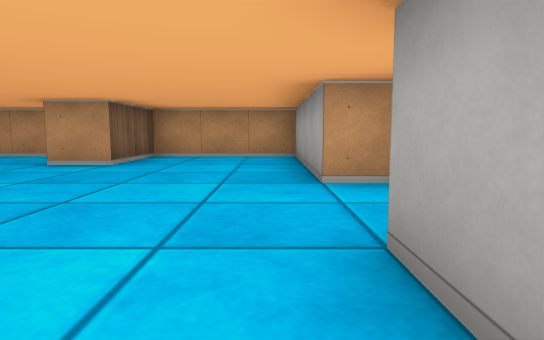
[1] (above)

23 first-person views from a walk through a cub3D maze. The camera is about half as high as the walls, tilts 6° down and sees 75° across. The floor is counted in squares. Each view is taken from the middle of a square. On the plan, view 1 faces up. The plan holds only what a view shows up to about 9 squares ahead; the rest is blank. The place goes on beyond the plan.

[2]
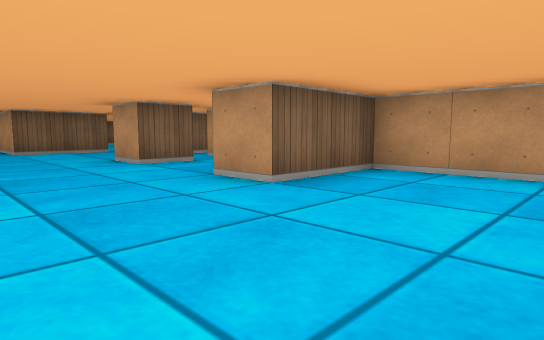

[3]
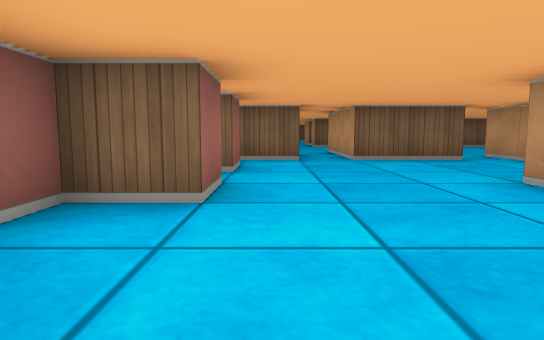

[4]
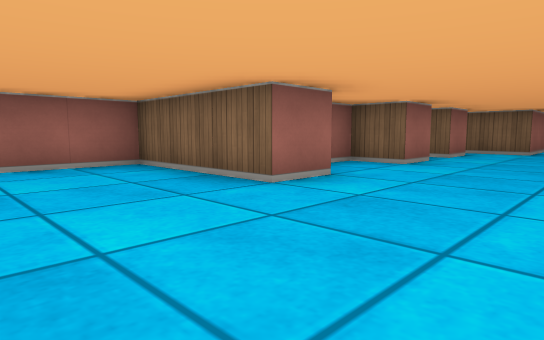

[5]
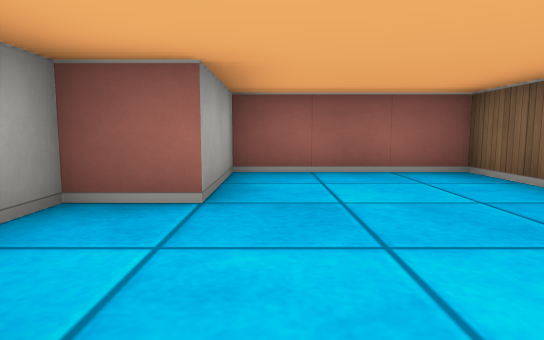

[6]
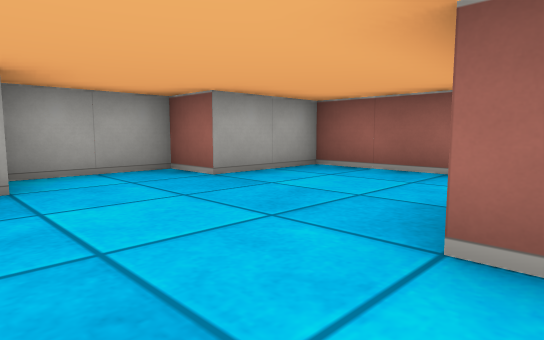

[7]
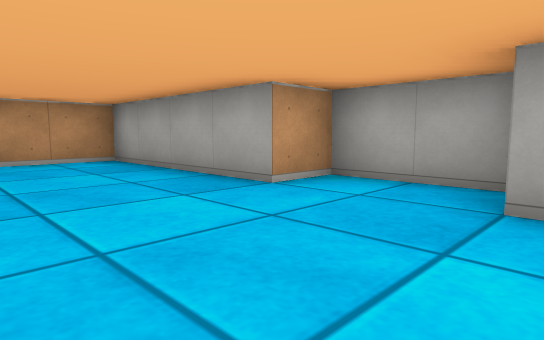

[8]
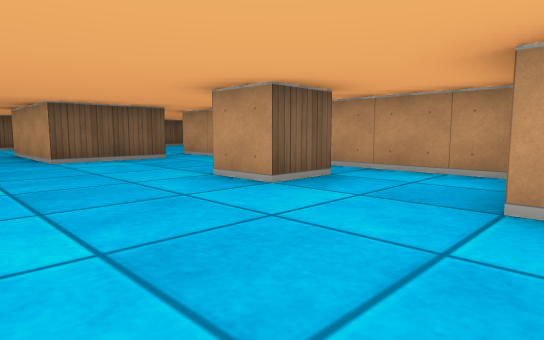

[9]
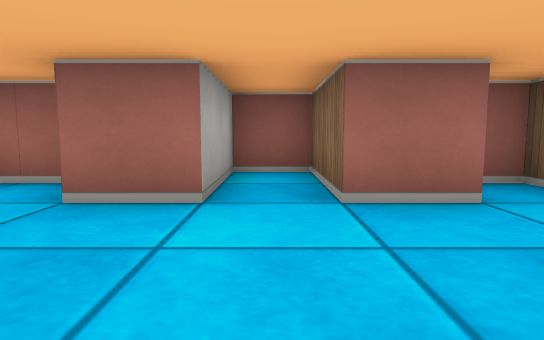

[10]
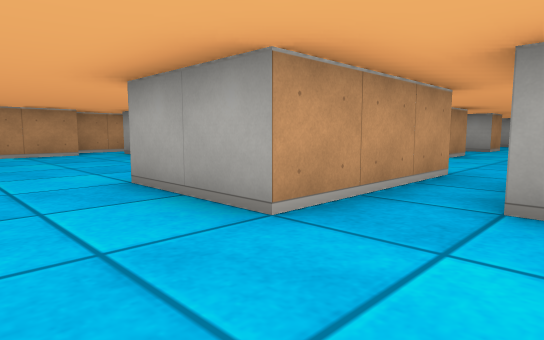

[11]
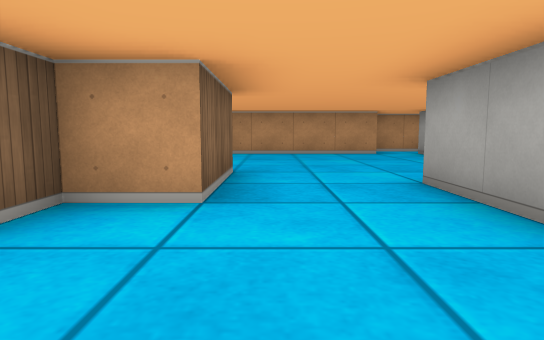

[12]
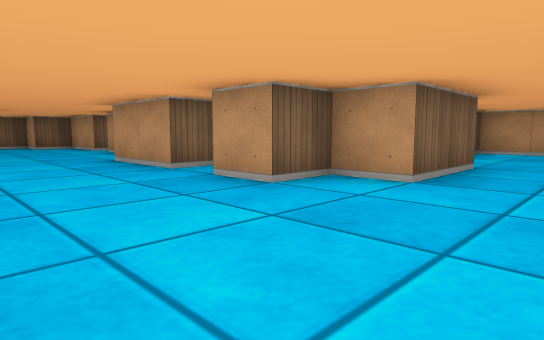

[13]
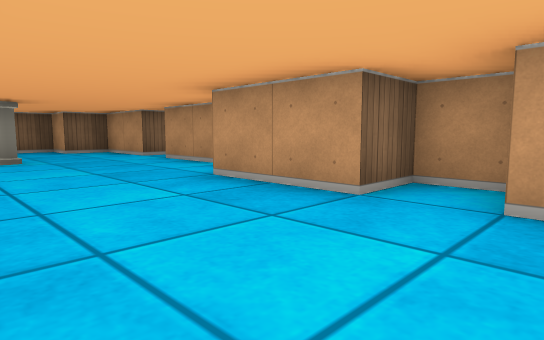

[14]
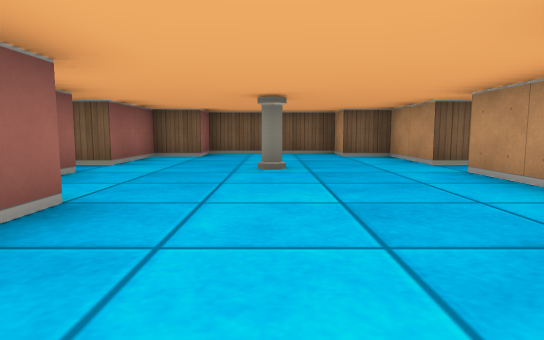

[15]
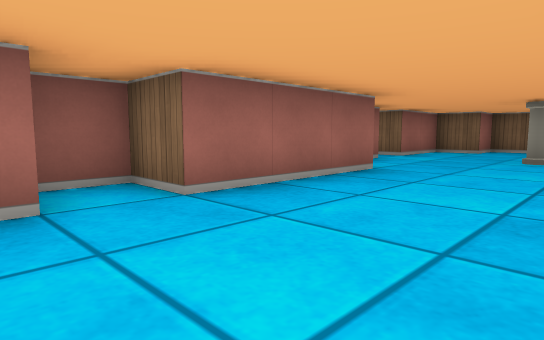

[16]
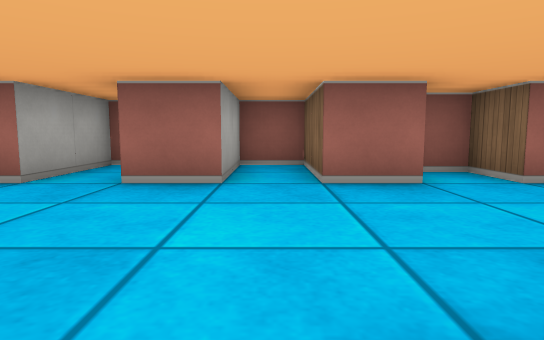

[17]
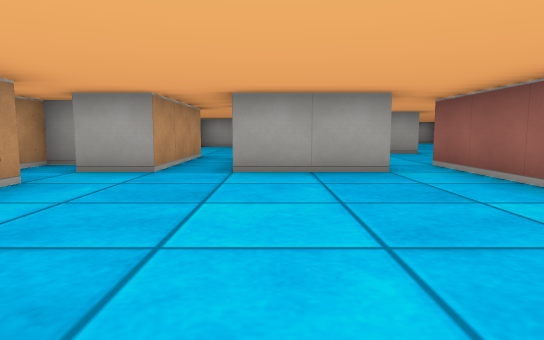

[18]
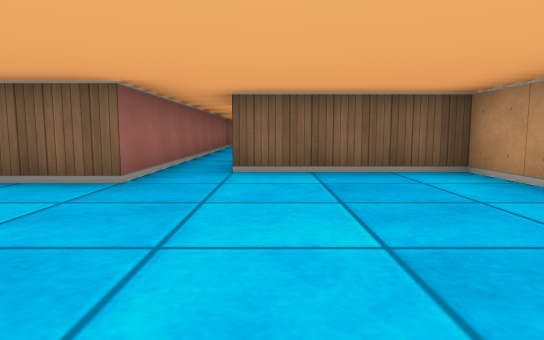

[19]
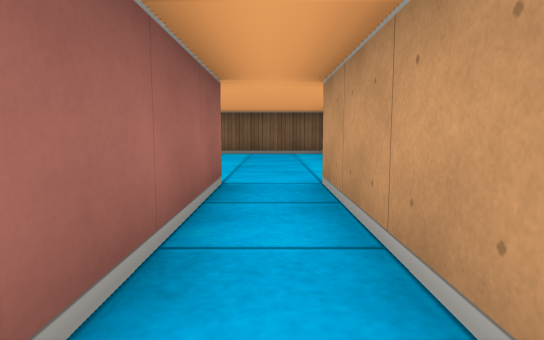

[20]
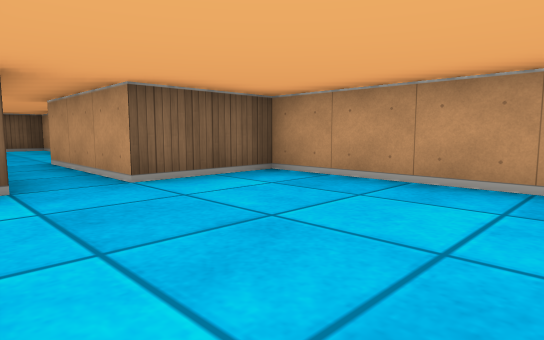

[21]
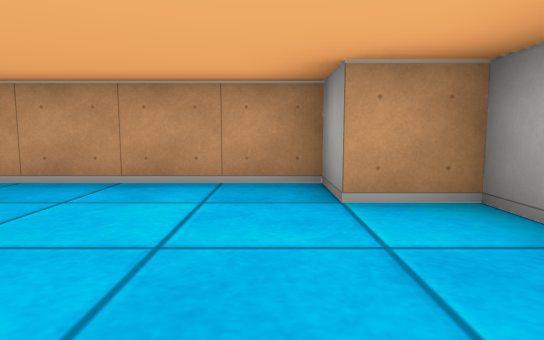

[22]
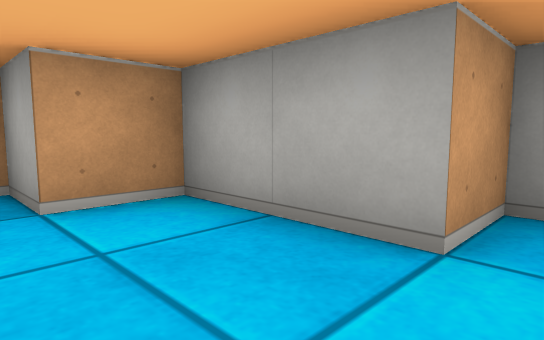

[23]
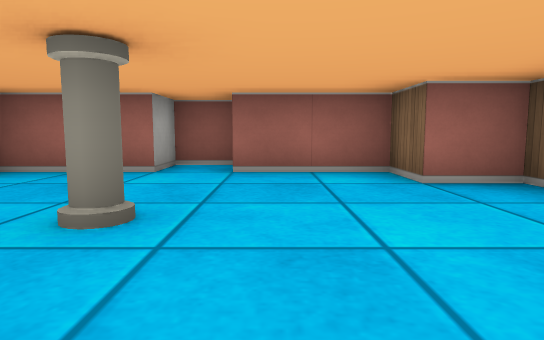

### Floor plan
Points are (right, up) in squares from view 1. A wall is a line through its corners. A room is listed if a view was taken in it or the views show most of it. See-through windows are left out.
Room 1 (views 1, 2, 3, 4, 5, 6, 7, 8, 9)
walls: (-3.6, 2.5) (-2.5, 2.5) (-2.5, -0.5) (0.5, -0.5) (0.5, 1.5) (1.5, 1.5) (1.5, 3.5) (0.5, 3.5) (0.5, 7.5) (-2.5, 7.5) (-2.5, 5.5) (-3.5, 5.5); (-5.5, 6.6) (-5.5, 5.5) (-6.5, 5.5) (-6.5, 6.2); (-3.9, 7.5) (-6.5, 7.5); (-8.6, 2.5) (-7.5, 2.5) (-7.5, 0.5) (-6.5, 0.5) (-6.5, 2.5) (-5.5, 2.5) (-5.5, 1.5) (-4.2, 1.5); (-9.5, 6.5) (-9.5, 4.5) (-11.5, 4.5); (-11.2, 3.5) (-9.5, 3.5) (-9.5, 1.5) (-9, 1.5)
ways out: opening at (-10.5, 4) to room 2; opening at (-10, 7) to room 3; opening at (-7, 8) to room 4
Room 2 (views 10, 11, 12, 13, 14, 15, 23)
walls: (-20.6, 1.5) (-17.5, 1.5) (-17.5, 0.5) (-16.6, 0.5); (-16.6, 1.5) (-15.5, 1.5) (-15.5, -0.5) (-14.5, -0.5) (-14.5, 1.5) (-13.5, 1.5); (-20.9, 5.5) (-22.5, 5.5); (-16.6, 5.5) (-17.5, 5.5) (-17.5, 4.5) (-19.5, 4.5); (-15.5, 4.5) (-16.5, 4.5); (-23.5, 5.5) (-25.5, 5.5) (-25.5, 4.5) (-26.5, 4.5) (-26.5, 1.5) (-25.5, 1.5) (-25.5, 0.5) (-23.5, 0.5) (-23.5, -0.1); (-23.5, -0.5) (-22.5, -0.5) (-22.5, 0.5) (-20.5, 0.5); (-12.5, -0.5) (-12.5, 1.5); (-11.5, 4.5) (-12.5, 4.5)
ways out: opening at (-10.5, 4) to room 1; opening at (-14, 4.7) to room 3; opening at (-23, 6.5)
objects: pillar (-23, 3)
Room 3 (views 16, 17, 18)
walls: (-11.9, 6.5) (-9.5, 6.5); (-11.4, 11.5) (-15.5, 11.5) (-15.5, 8.5); (-9.2, 7.5) (-10.5, 7.5) (-10.5, 9.5) (-7.5, 9.5); (-12.5, 4.5) (-12.5, 6.5); (-9.5, 12) (-9.5, 12.5) (-11.2, 12.5); (-17.5, 7.5) (-14.5, 7.5) (-14.5, 5.5) (-15.5, 5.5) (-15.5, 4.5); (-7.5, 10.5) (-10.5, 10.5) (-10.5, 11.5)
ways out: opening at (-10, 7) to room 1; opening at (-14, 4.7) to room 2; opening at (-7, 10) to room 4; opening at (-16.5, 8)
Room 4 (views 19, 20, 21, 22)
walls: (-7.5, 9.5) (-7.5, 7.8); (-1.4, 9.5) (-2.5, 9.5) (-2.5, 11.5) (-3.5, 11.5) (-3.5, 12.5) (-7.5, 12.5) (-7.5, 10.5)
ways out: opening at (-7, 8) to room 1; opening at (-7, 10) to room 3

Where each view was taken, in squares from view 1:
view 1: 0 up, 0 right, facing up
view 2: 3 up, 0 right, facing up-left
view 3: 3 up, 3 left, facing left
view 4: 5 up, 0 right, facing down-left
view 5: 4 up, 0 right, facing down
view 6: 4 up, 3 left, facing down-right
view 7: 1 up, 2 left, facing up-right
view 8: 3 up, 3 left, facing up-left
view 9: 5 up, 7 left, facing down
view 10: 3 up, 14 left, facing up-right
view 11: 3 up, 14 left, facing up
view 12: 2 up, 13 left, facing up-left
view 13: 2 up, 16 left, facing up-left
view 14: 3 up, 18 left, facing left
view 15: 4 up, 16 left, facing down-left
view 16: 5 up, 15 left, facing down
view 17: 9 up, 15 left, facing right
view 18: 9 up, 11 left, facing left
view 19: 10 up, 7 left, facing left
view 20: 9 up, 4 left, facing up-left
view 21: 9 up, 4 left, facing up
view 22: 9 up, 4 left, facing up-right
view 23: 5 up, 24 left, facing down
